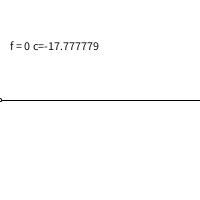
Frame 1 (no input)
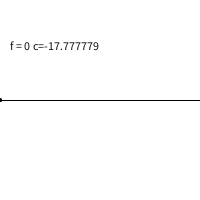
Frame 60 (the mouse pressed at the canvas centre just before this capture)
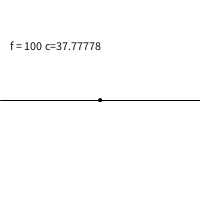
Frame 120 (the mouse held since frame 60 and released just before this capture)

The Processing sketch that drew these frames (run headless with seeded random() and noise(); from frame 60 on, the mouse is pressed at the canvas centre):

// Processing sketch: tempConverter
// ── tempConverter.pde
void setup() {
}

void settings() {
  size(200, 200);
}

void draw() {
  background(255);
  line(0, 100, width, 100);
  ellipse(mouseX, 100, 3, 3);
  fill(15);
  text("f = " + mouseX + " c=" +tempConverter(mouseX), 10, 50);
}

float tempConverter(float f) {
  float c=(f-32)*(5.0/9.0);
  return c;
}
